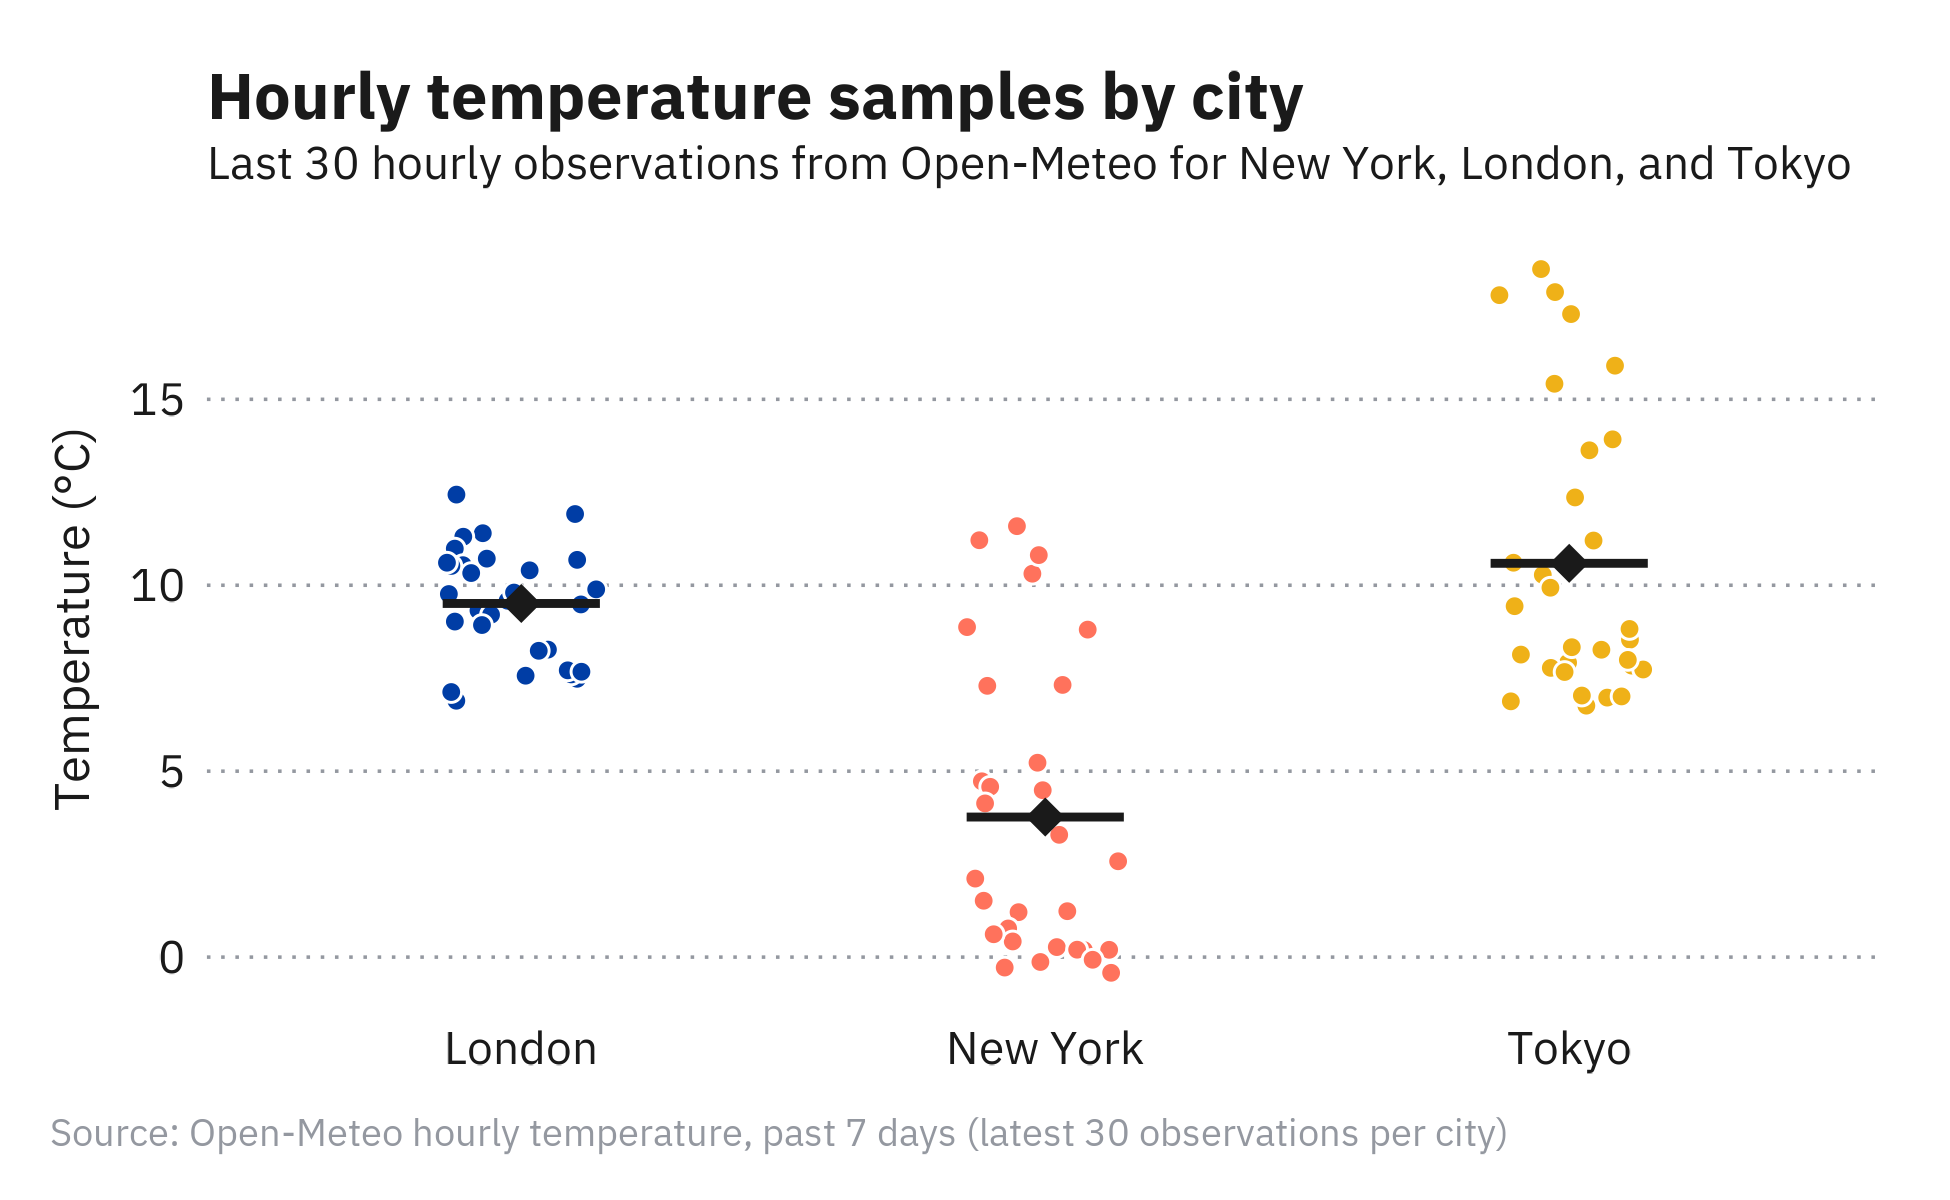

Write R code to recreate this figure.
source("theme_k88chart.R")

df_strip <- read.csv("data/strip.csv", stringsAsFactors = FALSE)

p <- ggplot(df_strip, aes(x = group, y = value, color = group)) +
  geom_jitter(width = 0.15, size = 2, shape = 21, stroke = 0.5, aes(fill = group), color = "white") +
  stat_summary(fun = mean, geom = "point", size = 4, shape = 18, color = k88_black) +
  stat_summary(fun = mean, geom = "crossbar", width = 0.3, linewidth = 0.4,
               color = k88_black, fill = NA) +
  scale_color_k88() +
  scale_fill_k88() +
  labs(
    title = "Hourly temperature samples by city",
    subtitle = "Last 30 hourly observations from Open-Meteo for New York, London, and Tokyo",
    x = NULL, y = "Temperature (°C)",
    caption = k88_source_caption("Open-Meteo hourly temperature, past 7 days (latest 30 observations per city)")
  ) +
  theme_k88chart() +
  theme(legend.position = "none")

k88_save("examples/strip.png", p)
